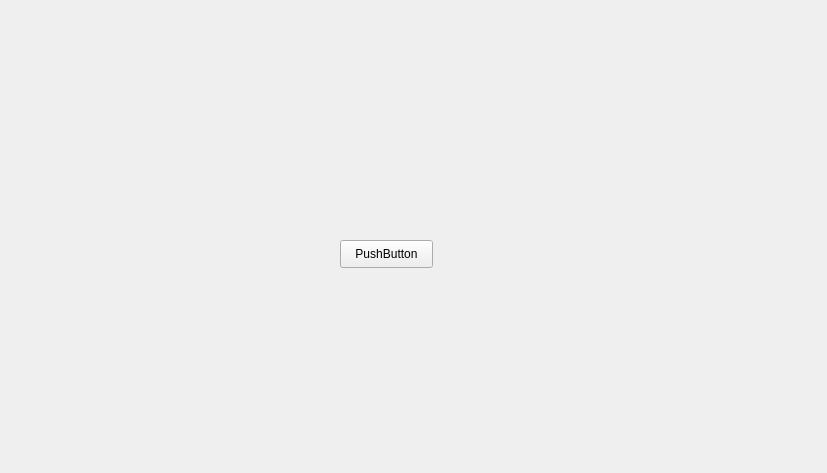
<?xml version="1.0" encoding="UTF-8"?>
<ui version="4.0">
 <class>Form</class>
 <widget class="QWidget" name="Form">
  <property name="geometry">
   <rect>
    <x>0</x>
    <y>0</y>
    <width>827</width>
    <height>473</height>
   </rect>
  </property>
  <property name="windowTitle">
   <string>Form</string>
  </property>
  <widget class="QPushButton" name="pushButton">
   <property name="geometry">
    <rect>
     <x>340</x>
     <y>240</y>
     <width>93</width>
     <height>28</height>
    </rect>
   </property>
   <property name="text">
    <string>PushButton</string>
   </property>
  </widget>
 </widget>
 <resources/>
 <connections/>
</ui>
